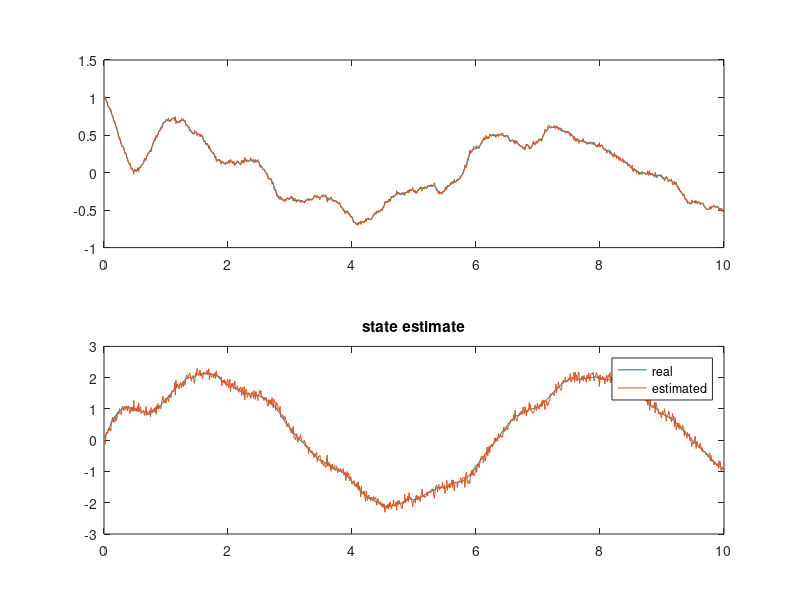
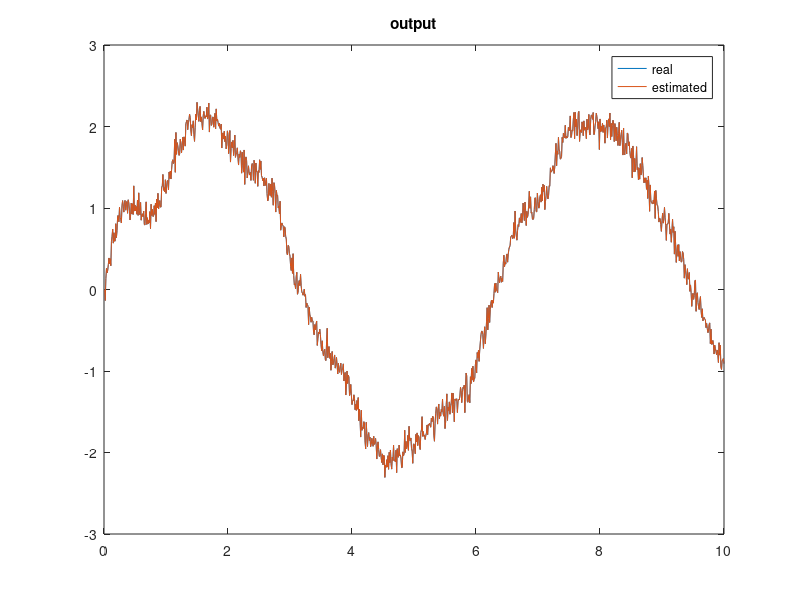

Here is the MATLAB script that generated these plots, in order:
%% Kalman filter for Problem 3 of PSET 2 MAE 5783
% Author: Girish Chowdhary
%this file is intended to be a simple demonstration of a Kalman Filter for a linear system
clear all;
close all;
%% parameters of the linear system: x_dot = Ax + Bu; y = Cx
% Students: Try different linear systems, try higher dimensional linear systems
A = [-1 -5;6,-1];
B = [1;0];
x = [1,0]'; %initial value of the state vector
u = 0; %initial input
C = [0 1];
y = C*x;

%%integration parameters
dt = 0.01;
tf = 10/dt;
t = 0;

% This is a discrete implementation, so the following line makes the system discrete
% by taking the matrix exponential: Ad=expm(A*dt)
% so now our system becomes: x(k+1)=Ad*x_k+ Bd*u_k
Ad = expm(A*dt);

%noise parameters (you can change these and see how it affects the filter)
w = 0.01; %process noise covariance
v = 0.1; %measurement noise covariance

% This is where we initialize the state estimate, note how it is different from
% the actual initial state (x=[1,0]), you can see how changing this affects the filter
x_tilde = [0;0];

% setting the inital values
x_hat = x_tilde; 

% Q matrix captures the process noise covariance
Q = eye(2)*w; 
% R matrix captuers the measurement noise covariance
R = eye(1)*v; 
% initial state error covariance matrix (P)
P = eye(2)*1;

% storage variables
X_HAT_STORE= zeros(2,tf);
X_STORE= zeros(2,tf);
Y_REC = zeros(tf,1);
T_REC = zeros(tf,1);

%% main loop
for k = 1:tf
    %% system intergration
    % The input to the system can be changed here
    u = sin(0.01*k)*0.1; 
    % note the discrete propagation, and the addition of process noise 
    x = Ad*x + B*u + randn(2,1) * w;
    % the measurement noise adds here 
    y(k+1)= C*x + randn*v; 
    
    t = t+dt;
    %% Add your code here
    % 1. Prediction Step
    % find the current state estimate 
    x_hat_minus = x;
    % predict new covariance matrix before correction
    P_hat_minus = A*P*A' + Q;
    
    % 2. Correction Step
    % calculate error
    e = y(k) - C*x_hat_minus;
    % calculate an intermediary thing
    S = C*P_hat_minus*C' + R;    
    % calculate Kalman gain
    L = P_hat_minus * C' * S^-1;
    
    % 3. Make a Good Prediction of the State and the Covariance Matrix
    % Update State
    x_hat = x_hat_minus + L*e;

    % Update Covariance estimation
    P = (eye(2) - L*C)*P_hat_minus;
    
    %% store    
    X_HAT_STORE(:,k) = x_hat;
    X_STORE(:,k) = x;
    Y_REC(k) = y(k);
    T_REC(k) = t;
    
end

%% plotting
figure(1)
subplot(211)
plot(T_REC,X_STORE(1,:), T_REC,X_HAT_STORE(1,:))
subplot(212)
plot(T_REC,X_STORE(2,:), T_REC,X_HAT_STORE(2,:))

legend('real', 'estimated')
title('state estimate')

figure(2)
plot(T_REC,Y_REC,T_REC,X_HAT_STORE(2,:))
legend('real','estimated')
title('output')




